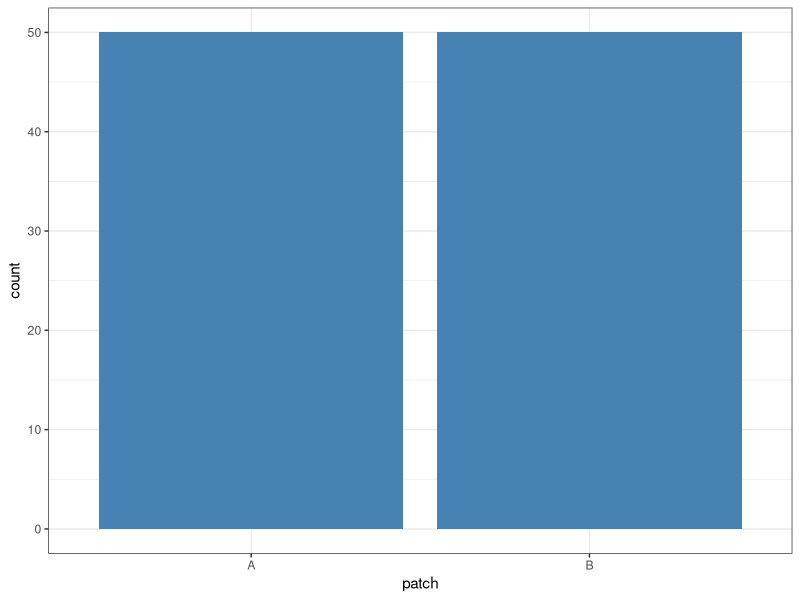
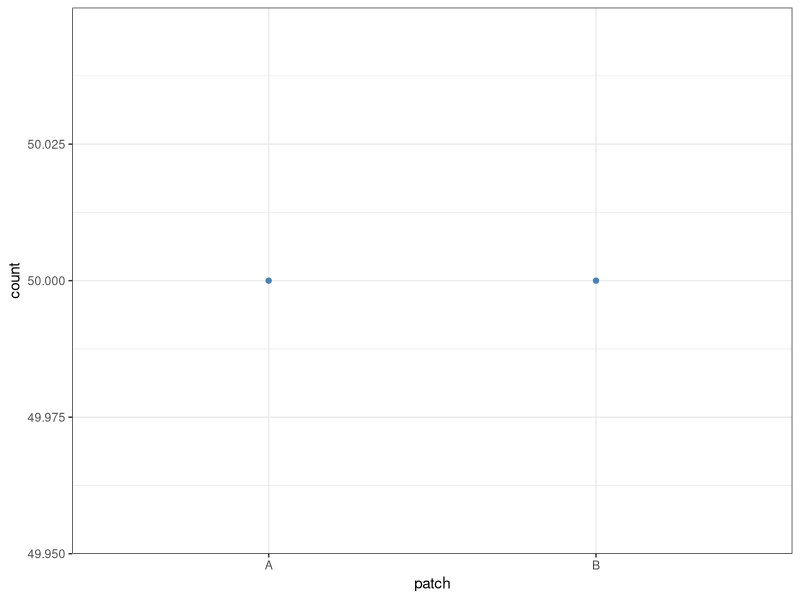
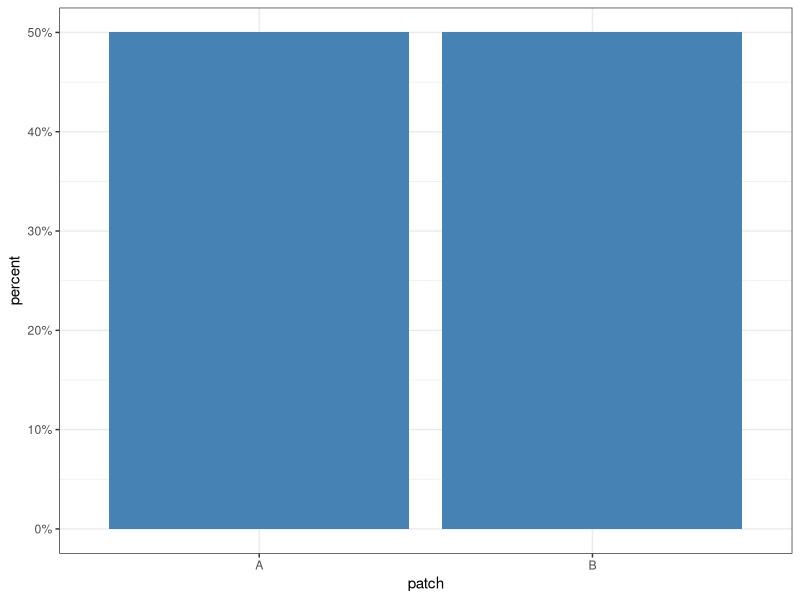
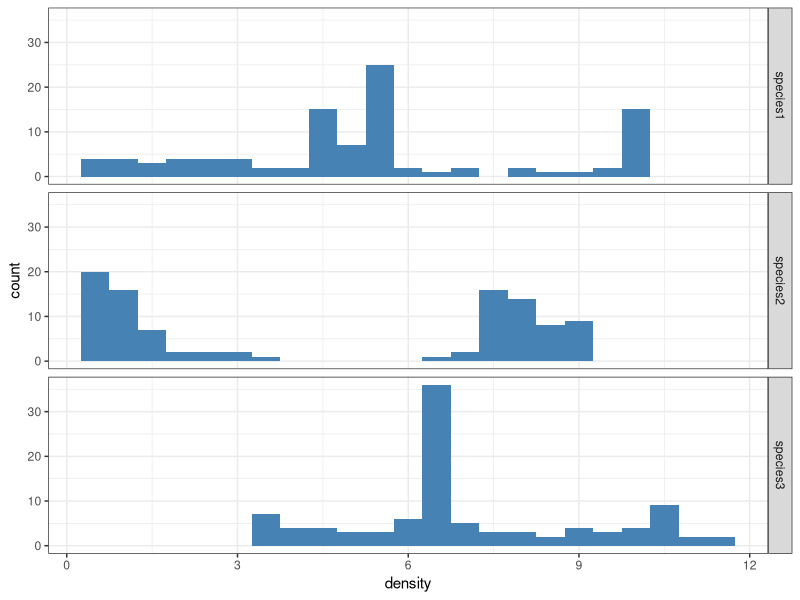
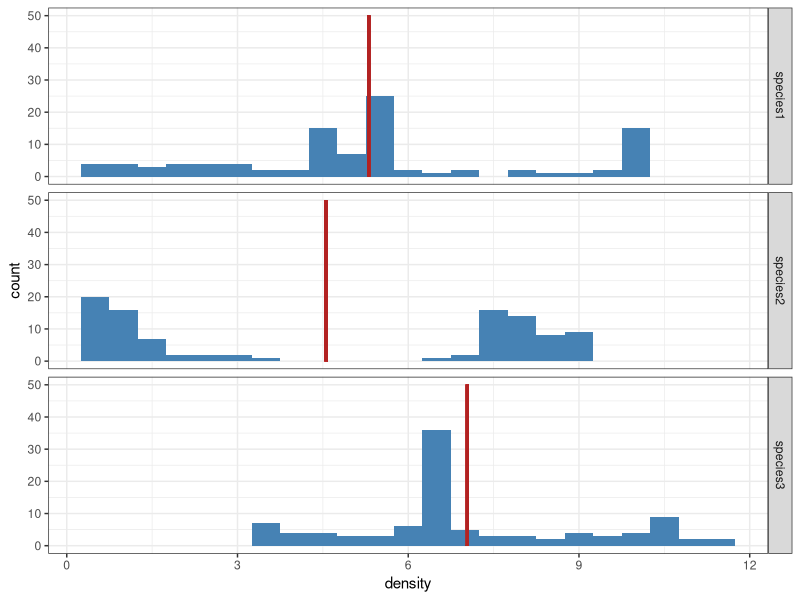
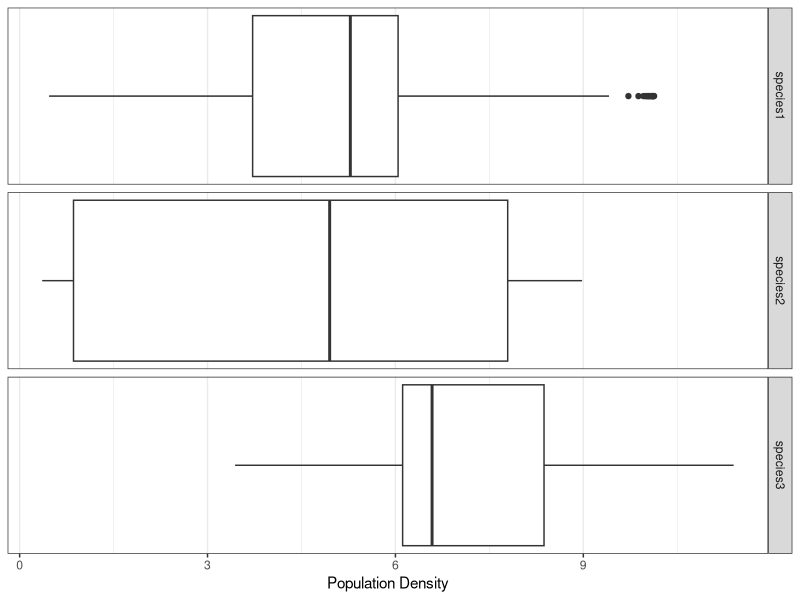
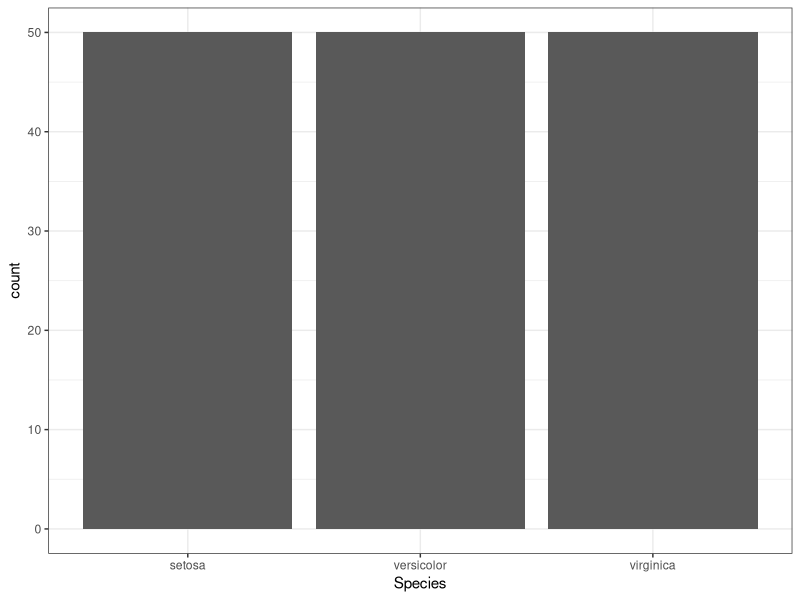
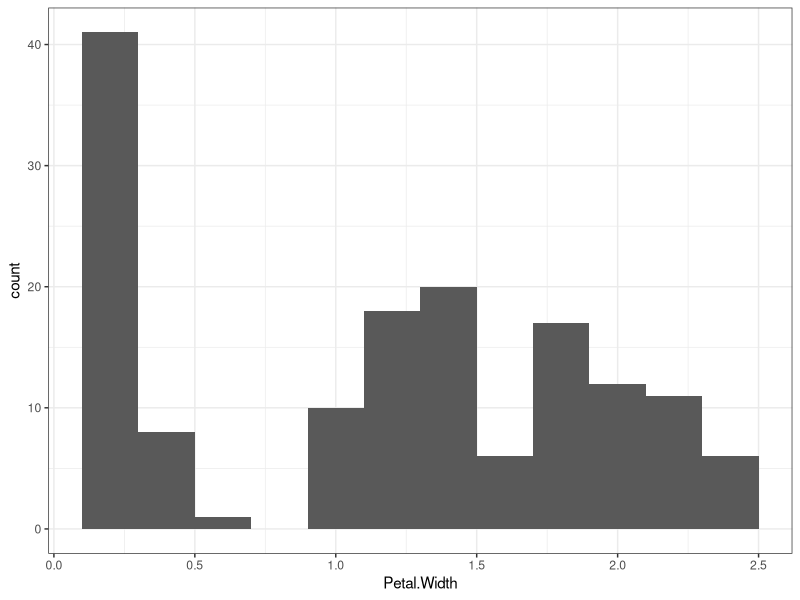

Write the R code that produced these figures, in order.
## ---- chunk 1
#| message: false
library(tidyverse)

pop <- read_csv("pop_data.csv")

## ---- chunk 2
pop |>
  ggplot(aes(x = patch)) +
  geom_bar(fill = "steelblue") +
  theme_bw()
## ---- chunk 3
pop |>
  group_by(patch) |>
  summarize(count = n()) |>
  ungroup() |>
  ggplot(aes(x = patch, y = count)) +
  geom_point(color = "steelblue") +
  theme_bw()
## ---- chunk 4
pop |>
  # The after_stat below changes the calculation of the y-axis to
  # (count / sum(count)) * 100, instead of the default, which is count
  ggplot(aes(x = patch, y = after_stat(count / sum(count)) * 100)) +
  geom_bar(fill = "steelblue") +
  # Fix the y-axis marks to display percentages:
  scale_y_continuous(name = "percent", labels = paste0(0:5 * 10, "%")) +
  theme_bw()
## ---- chunk 5
pop |> 
  pivot_longer(cols = starts_with("species"),
               names_to = "species",
               values_to = "density") |>
  ggplot(aes(x = density)) +
  geom_histogram(binwidth = 0.5, fill = "steelblue") +
  facet_grid(species ~ .) +
  theme_bw()
## ---- chunk 6
pop |> 
  pivot_longer(cols = starts_with("species"),
               names_to = "species",
               values_to = "density") |> 
  group_by(species) |> 
  summarize(mean = mean(density)) |>
  ungroup()
## ---- chunk 7
#| label: fig-dist-mean
#| fig-cap: The density distribution of three different species, with their means marked in red.
pop |> 
  pivot_longer(cols = starts_with("species"),
               names_to = "species",
               values_to = "density") |> 
  group_by(species) |> 
  mutate(mean = mean(density)) |>
  ungroup() |>
  ggplot(aes(x = density)) + # Begin visualization
  geom_histogram(binwidth = 0.5, fill = "steelblue") + 
  # Facets the histogram based on species
  facet_grid(species ~ .) +
  labs(y = "count") +
  # Adds a custom segment to the visualization
  geom_segment(
    # Define start and end values of the segment:
    aes(x = mean, xend = mean, y = 0, yend = 50),
    # Define width and color of the segment:
    linewidth = 1, color = "firebrick"
  ) +
  theme_bw()
## ---- chunk 8
# The number of observations is the number of rows in the data:
n <- nrow(pop)

# Find the position (index) of the median:
position <- (n + 1) / 2 # The position is 50.5

pop |>
  select(species1) |> # Keep only this one column
  arrange(species1) |> # Order the densities from lowest to largest
  slice(c(floor(position), ceiling(position))) |> # Get the middle two values
  summarize(median = mean(species1)) # Obtain the median
## ---- chunk 9

quartiles <- 
  quantile(
    pop$species1,
    probs = c(0.25, 0.50, 0.75)
  )

quartiles

## ---- chunk 10
#| fig-cap: Box plots of each species density.
#| label: fig-box-species


## Groups the values for simpler visualization
pop |> 
  pivot_longer(
    -c(patch,time),
    names_to = "Species",
    values_to = "Density"
  ) |> 
  # Adds mean values to the dataset prior to visualization
  group_by(Species) |> 
  mutate(
    mean = mean(Density)
  ) |> 
  ## Begins visualization
ggplot() + aes(x = Density) + 
  geom_boxplot() + 
  theme_bw() + 
  # Facets the histogram based on species
  facet_grid(rows = vars(Species)) +
  labs(x = "Population Density") + 
  # The y-axis is not relevant in this type of visualization so it is removed by breaks = NULL
  scale_y_continuous(breaks = NULL)
  

## ---- chunk 11

meanSpecies1 <- mean(pop$species1)

pop$species1 - meanSpecies1

## ---- chunk 12

(pop$species1 - meanSpecies1)^2

## ---- chunk 13

(pop$species1 - meanSpecies1)^2 |> 
  sum()

## ---- chunk 14

n <- length(pop$species1)

(pop$species1 - meanSpecies1)^2 |> 
  sum() / (n - 1)

## ---- chunk 15

squaredDistances <- 
  (pop$species1 - meanSpecies1)^2 |> 
  sum() / (n - 1)

squaredDistances |> 
  sqrt()

## ---- chunk 16

sd(pop$species1)

## ---- chunk 17

pop |> 
  pivot_longer(
    -c(patch,time),
    # Gives proper names to the transformed variables
    names_to = "Species",
    values_to = "Density"
  ) |> 
  group_by(Species) |> 
  summarize(
    mean = mean(Density),
    stdev = sd(Density)
  )

## ---- chunk 18

data(iris)

iris <- as_tibble(iris)

ggplot(iris) + aes(x = Species) + 
  geom_bar() + theme_bw()

## ---- chunk 19

ggplot(iris) + aes(x = Petal.Width) + 
  geom_histogram(binwidth = 0.2) + theme_bw()

## ---- chunk 20

iris |> 
  pivot_longer(
    cols = contains("Petal"),
    names_to = "Trait",
    values_to = "Value"
  ) |> 
  group_by(Species, Trait) |> 
  summarize(
    mean = mean(Value),
    sd = sd(Value)
  )

## ---- chunk 21

iris |> 
  pivot_longer(
    cols = contains("Petal"),
    names_to = "Trait",
    values_to = "Value"
  ) |> 
  group_by(Species, Trait) |> 
  summarize(
    mean = mean(Value),
    median = median(Value),
    
    sd = sd(Value),
    IQR = IQR(Value)
  )
